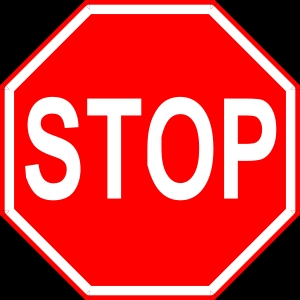
#> input picture StopSign1.jpg, 300 x 300 px
$ python HW2.py   (Python 2 division)   (older library calls are emulated)
#> lines starting #> are read from the running program, lines starting #| are printed output that depends on the picture; after the words box and inside, x2 and y2 are one past the last pixel; in counts of white or black regions, pixels touching at a corner belong together
import cv2
import numpy as np
import sys
import re
from scipy import *
from scipy.linalg import *
from scipy.special import *
from random import choice
from scipy import linalg

def ransac(points_list, trans_type = 'affine', iters = 100, error = 50, good_model_num = 5):
	'''
		This function uses RANSAC algorithm to estimate the
		shift and rotation between the two given images
	'''

	model_error = 255
	model_H = None

	for i in range(iters):
		consensus_set = []
		points_list_temp = copy(points_list).tolist()
		# Randomly select 3 points
		for j in range(3):
			temp = choice(points_list_temp)
			consensus_set.append(temp)
			points_list_temp.remove(temp)

		# Calculate the homography matrix from the 3 points

		fp0 = []
		fp1 = []
		fp2 = []

		tp0 = []
		tp1 = []
		tp2 = []
		for line in consensus_set:

			fp0.append(line[0][0])
			fp1.append(line[0][1])
			fp2.append(1)

			tp0.append(line[1][0])
			tp1.append(line[1][1])
			tp2.append(1)

		fp = array([fp0, fp1, fp2])
		tp = array([tp0, tp1, tp2])

		H = Haffine_from_points(fp, tp ,trans_type)
		print 'H\n',H

		# Check if the other points fit this model
		for p in points_list_temp:
			x1, y1 = p[0]
			x2, y2 = p[1]

			A = array([x1, y1, 1]).reshape(3,1)
			B = array([x2, y2, 1]).reshape(3,1)

			out = B - dot(H, A)
			dist_err = hypot(out[0][0], out[1][0])
			if dist_err < error:
				consensus_set.append(p)

		min_error_sum = sys.maxint
		# Check how well is our speculated model
		if len(consensus_set) >= good_model_num:
			dists = []
			for p in consensus_set:
				x0, y0 = p[0]
				x1, y1 = p[1]

				A = array([x0, y0, 1]).reshape(3,1)
				B = array([x1, y1, 1]).reshape(3,1)

				out = B - dot(H, A)
				dist_err = hypot(out[0][0], out[1][0])
				dists.append(dist_err)

			this_error = max(dists)
			if this_error <= min_error_sum:
				print 'this_error\n',this_error
				min_error_sum = this_error
				model_H = H

			# if (max(dists) < error) and (max(dists) < model_error):
			# 	model_error = max(dists)
			# 	model_H = H
	print 'ransac consensus_set'
	print consensus_set
	print 'model_H,\n',model_H
	return model_H


# [64 lines left out: function Haffine_from_points, not called in this run]

def findInterestPoints(filename):
	keynames = re.split(r'\.', filename)

	img = cv2.imread(filename)
	gray= cv2.cvtColor(img, cv2.COLOR_BGR2GRAY)

	sift = cv2.SIFT()
	kp, des = sift.detectAndCompute(gray, None)

	img = cv2.drawKeypoints(gray,kp)
	cv2.imwrite(keynames[0] + "_keypts.jpg", img)

	return kp, des

def findMatches(filename1, filename2):

	kp1, des1 = findInterestPoints(filename1)
	kp2, des2 = findInterestPoints(filename2)

	kp_matches1 = []
	kp_matches2 = []
	kp_matches = []
	des_matches = []

	for i in range(0, des1.shape[0]):
		best_match = sys.maxint
		bm_index = -1
		second_match = sys.maxint
		sm_index = -1
		for j in range(0, des2.shape[0]):
			d = sum((des1[i] - des2[j])**2)
			if (d < best_match):
				second_match = best_match
				sm_index = bm_index
				best_match = d
				bm_index = j
			elif (d < second_match):
				second_match = d
				sm_index = j
		if (best_match / second_match) < 0.8:
			kp_matches1.append(kp1[i].pt)
			kp_matches2.append(kp2[bm_index].pt)
			kp_matches.append([kp1[i].pt, kp2[bm_index].pt])

	# print kp_matches

	return kp_matches1, kp_matches2, kp_matches, des_matches

def showMatches(matches1, matches2, image1, image2):
	rows1 = image1.shape[0]
	rows2 = image2.shape[0]
	col1 = image1.shape[1]

	if rows1 < rows2:
		image1 = np.concatenate((image1, np.zeros((rows2 - rows1, image1.shape[1],3))), axis = 0)
	else:
		image2 = np.concatenate((image2, np.zeros((rows1 - rows2, image2.shape[1],3))), axis = 0)

	res = np.concatenate((image1, image2), axis = 1)
	print len(matches1),len(matches2)
	for i in range(len(matches1)):
		cv2.line(res,( int(matches1[i][0]),int(matches1[i][1])),(col1+int(matches2[i][0]),int(matches2[i][1])),(0,255,0),1)

	return res

def affineMatches(matches, image1, image2, trans_type) :
	# print matches
	H = ransac(matches, trans_type)
	matches_affine = []
	matches_affine1 = []
	matches_affine2 = []
	err = 0

	for mat in matches:
		vector1 = list(mat[0])
		vector2 = list(mat[1])
		vector1.append(1)
		vector2_est = np.dot(H, vector1)

		if (((1-vector2_est[0]/vector2[0]) ** 2 + (1-vector2_est[1]/vector2[1]) ** 2 ) < 0.2):
		# if abs(vector2_est[0]-vector2[0]) + abs(vector2_est[1]-vector2[1]) < 50:
			matches_affine1.append((vector1[0], vector1[1]))
			matches_affine2.append((vector2[0], vector2[1]))
			matches_affine.append([(vector1[0], vector1[1]), (vector2[0], vector2[1])])
			err += sqrt((vector2_est[0] - vector2[0])**2 + (vector2_est[1] - vector2[1])**2)

	result_image = showMatches(matches_affine1, matches_affine2, image1, image2)

	return result_image, H, err / len(matches)

# [14 lines left out: function alignImages, not called in this run]

#def affineMatches_homography:
#
#def alignImages_homography:


if __name__ == "__main__":

	img1 = cv2.imread('StopSign1.jpg')
#> img1 is the input picture: shape (300, 300, 3); mean B, G, R 57.8, 57.8, 211.1
	img2 = cv2.imread('StopSign1.jpg')

	kps1, kps2, kps, des_matches = findMatches('StopSign1.jpg', 'StopSign1.jpg')
#> in findInterestPoints, `gray= cv2.cvtColor(img, cv2.COLOR_BGR2GRAY)`:
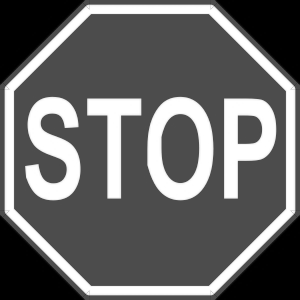
#> gray: shape (300, 300); min 0, max 255, mean 103.7
#> in findInterestPoints, `kp, des = sift.detectAndCompute(gray, None)`: kp = 59 keypoints; strongest (x, y, size): (249, 129, 15.8), (52, 124, 13.1), (231, 190, 11.1), (114, 190, 11.1)
#> in findMatches, `kp1, des1 = findInterestPoints(filename1)`: kp1 has the same summary as kp in findInterestPoints
#> in findMatches, `kp2, des2 = findInterestPoints(filename2)`: kp2 has the same summary as kp in findInterestPoints
#> after the loop in findMatches, `for i in range(0, des1.shape[0]):`: kp_matches = 59 items; kp_matches1 = 59 pairs, first value 15.19 to 284.3, second value 15.19 to 284.3; kp_matches2 has the same summary as kp_matches1
#> kps1 has the same summary as kp_matches1 in findMatches; kps2 has the same summary as kp_matches1 in findMatches; kps = 59 items; des_matches = []

	result_img12 = showMatches(kps1, kps2, img1, img2)
#> in showMatches, `res = np.concatenate((image1, image2), axis = 1)`:
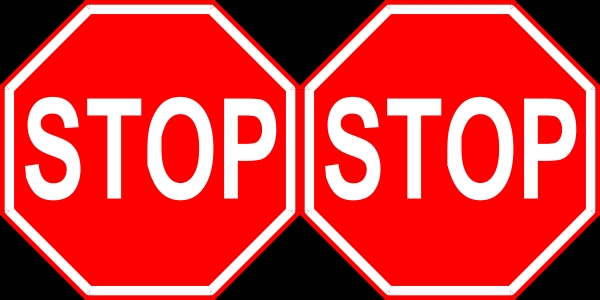
#> res: shape (300, 600, 3) float64; mean B, G, R 57.8, 57.8, 211.1
#| 59 59
#> the loop in showMatches, `for i in range(len(matches1)):` made 59 passes
#> after the loop in showMatches, `for i in range(len(matches1)):`:
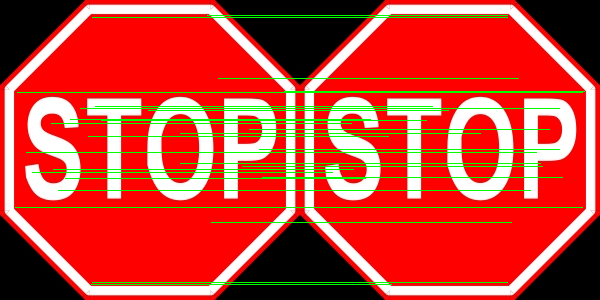
#> res: shape (300, 600, 3) float64; 5.32% of pixels changed, all inside (x1, y1, x2, y2) = (15, 15, 585, 285)
	cv2.imwrite('result12.png', result_img12)

	result_img12_affine, H_affine, avgError = affineMatches(kps, img1, img2, 'affine')
#> (the run stopped early here; a loop or call above may not have finished)
